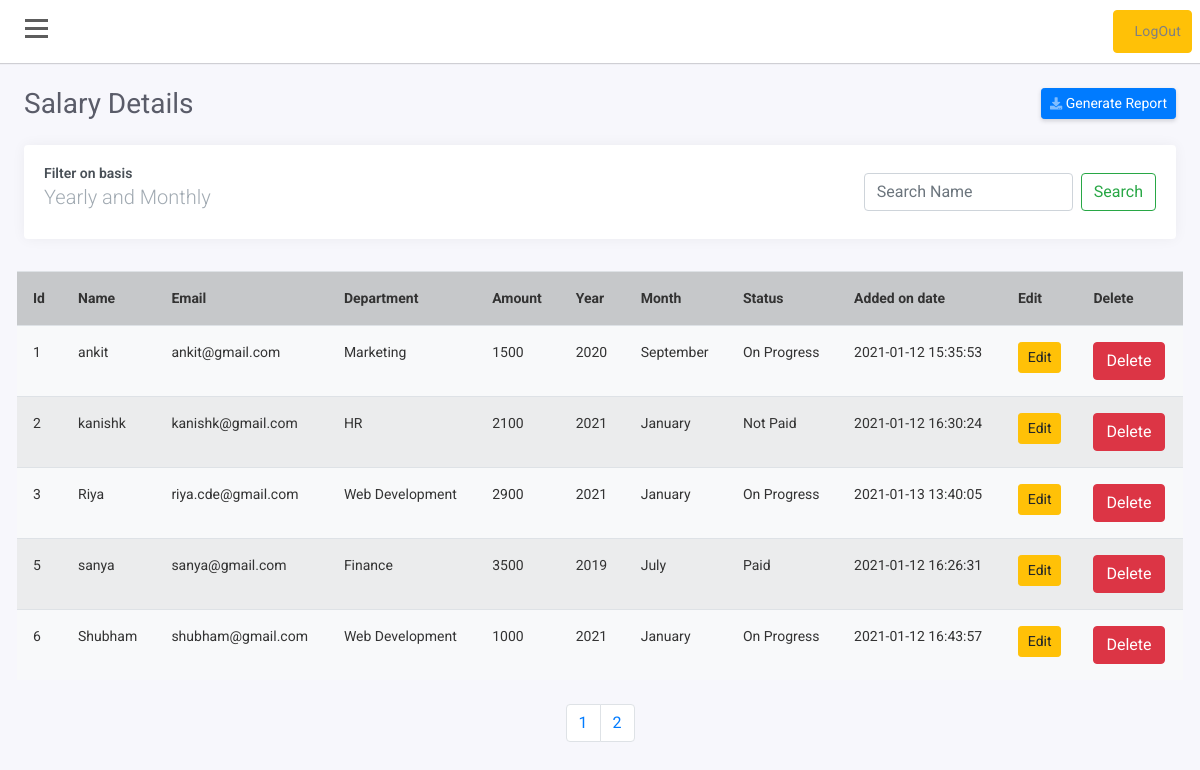
The page /admin/salary.php (signed in) on the database its author committed.
### tables this page shows
CREATE TABLE `salary` (
  `id` int(11) NOT NULL,
  `name` varchar(20) NOT NULL,
  `email` varchar(30) NOT NULL,
  `dept` varchar(200) DEFAULT NULL,
  `amount` int(11) NOT NULL,
  `year` year(4) NOT NULL,
  `month` varchar(10) NOT NULL,
  `status` varchar(15) NOT NULL,
  `date` timestamp NOT NULL DEFAULT current_timestamp()
);

### admin/salary.php (the view, shortened to what this page needs)
<?php
    $servername = "localhost";
    $username = "root";
    $password = "";
    $dbname = "intern";
    $conn = new mysqli($servername, $username, $password, $dbname);
    $page=$_GET["page"];
    if($page=="" || $page=="1"){
        $page1=0;
    }else{
        $page1=($page*5)-5;
    }
?>
<!doctype html>
<html lang="en">
<head>
    <link rel="stylesheet" href="https://stackpath.bootstrapcdn.com/bootstrap/4.1.3/css/bootstrap.min.css"
>
    <link rel="stylesheet" href="https://use.fontawesome.com/releases/v5.7.2/css/all.css"
>
    <link rel="stylesheet" href="css/style.css">
</head>
<body>
    <div id="wrapper">
        <div id="page-content-wrapper">
            <div id="content">
                <div class="container-fluid p-0 px-lg-0 px-md-0">
                    <nav class="navbar navbar-expand navbar-light my-navbar sticky-top">
                        <div type="button" id="bar" class="nav-icon1 hamburger animated fadeInLeft is-closed"
                            data-toggle="offcanvas">
                            <span></span>
                            <span></span>
                            <span></span>
                        </div>
                        <ul class="navbar-nav ml-auto">
                            <li class="nav-item" style="padding: 8px;">
                                <a href="logout.php" class="btn btn-warning">LogOut</a>
                            </li>
                        </ul>
                    </nav>
                    <div class="container-fluid px-lg-4">
                        <div class="row">
                            <div class="col-md-12 mt-lg-4 mt-4">
                                <div class="d-sm-flex align-items-center justify-content-between mb-4">
                                    <h1 class="h3 mb-0 text-gray-800">Salary Details</h1>
                                    <a href="#" class="d-none d-sm-inline-block btn btn-sm btn-primary shadow-sm"><i
                                            class="fas fa-download fa-sm text-white-50"></i> Generate Report</a>
                                </div>
                            </div>
                            <div class="col-md-12">
                                <div class="card">
                                    <div class="card-body">
                                        <div class="d-md-flex align-items-center">
                                            <div>
                                                <h4 class="card-title">Filter on basis</h4>
                                                <h5 class="card-subtitle">Yearly and Monthly</h5>
                                            </div>
                                            <div class="ml-auto">
                                                <form class="form-inline my-2 my-lg-0 ml-auto" method="post" action="">
                                                    <input class="form-control mr-sm-2" type="text" name="search"
                                                        placeholder="Search Name" aria-label="Search">
                                                    <button class="btn btn-outline-success my-2 my-sm-0"
                                                        type="submit">Search</button>
                                                </form>
                                            </div>
                                        </div>
                                    </div>
                                </div>
                            </div>
                            <div class="col-md-12 table-responsive p-2">
                                <table class="table table-striped bg-light small p-2">
                                    <tr class="table-dark">
                                        <th>Id</th>
                                        <th>Name</th>
                                        <th>Email</th>
                                        <th>Department</th>
                                        <th>Amount</th>
                                        <th>Year</th>
                                        <th>Month</th>
                                        <th>Status</th>
                                        <th>Added on date</th>
                                        <th>Edit</th>
                                        <th>Delete</th>
                                    </tr>
                                    <?php
                                    if($_SESSION['legitDepartment']=='ALL'){
                                        if(isset($_POST['search'])){
                                            $searchKey=$_POST['search'];
                                            $sql = "SELECT * FROM `salary` where (`id` like '%$searchKey%'
                                            OR `name` like '%$searchKey%' OR `email` like '%$searchKey%' OR `dept` like '%$searchKey%' OR `month` like '%$searchKey%'
                                            OR `year` like '%$searchKey%' OR `status` like '%$searchKey%' OR `amount` like '%$searchKey%' )";
                                        }else{
                                            $sql = "SELECT * FROM `salary` limit $page1,5";
                                        }
                                    }
                                            $data = mysqli_query($conn,$sql);
                                           while($res = mysqli_fetch_array($data)){
                                            ?>
                                    <tr class="text-dark">
                                        <td> <?php echo $res['id'];  ?> </td>
                                        <td> <?php echo $res['name'];  ?> </td>
                                        <td> <?php echo $res['email'];  ?> </td>
                                        <td> <?php echo $res['dept'];  ?> </td>
                                        <td> <?php echo $res['amount'];  ?> </td>
                                        <td> <?php echo $res['year'];  ?> </td>
                                        <td> <?php echo $res['month'];  ?> </td>
                                        <td> <?php echo $res['status'];  ?> </td>
                                        <td> <?php echo $res['date'];  ?> </td>
                                        <td>
                                            <button type="button"
                                                class="btn btn-sm btn-warning btn-block editbtn">Edit</button>
                                        </td>
                                        <td>
                                            <button class="btn-danger btn text-primary"><a
                                                    href="./deletesalary.php? id=<?php echo $res['id']; ?>"
                                                    class="text-white">Delete</a></button>
                                        </td>
                                    </tr>
                                    <?php
                                                }
                                            ?>
                                </table>
                            </div>
                            <div class="text-center col-lg-12">
                                <nav aria-label="Page navigation example" class="text-center">
                                    <ul class="pagination justify-content-center">
                                        <?php
                                    if(isset($_POST['search'])){
                                        $searchKey=$_POST['search'];
                                        $sql = "SELECT * FROM salary WHERE name LIKE '%$searchKey%' ORDER BY date DESC";
                                    }else{
                                        $sql = "SELECT * FROM salary";
                                    }
                                        $data = mysqli_query($conn,$sql);
                                        if($data){
                                            $row=mysqli_num_rows($data);
                                            $a=$row/5;
                                            $a=ceil($a);
                                            for($b=1;$b<=$a;$b++){
                                                echo '<li class="page-item"><a class="page-link" href="salary.php?page='.$b.'">'.$b.'</a></li>';
                                            }
                                        }
                                        ?>
                                    </ul>
                                </nav>
                            </div>
                        </div>
                    </div>
                </div>
            </div>
        </div>
    </div>
</body>
</html>

### admin/css/style.css (style rules this page uses)
body { position: relative; overflow-x:hidden; background: #f7f7fc; font-family: 'Roboto', sans-serif; }
body, html { height: 100%; }
.navbar-nav > li > a ,.submenu-box ul li a { color:gray!important; text-transform: capitalize; font-size: 14px; padding:10px 10px 10px 20px!important; display: block; font-weight: 400; position: relative; z-index: 2; font-family: 'Roboto', sans-serif; letter-spacing: .2px; }
.navbar-nav li { display:block!important; margin:2px 0px; }
#page-content-wrapper { width: 100%; transition: all 0.5s ease; }
.nav-icon1 { z-index: 999; position:relative; display: block; width:23px; margin:0px 30px 0px 25px; cursor:pointer; height: 25px; }
.nav-icon1 span { position:absolute; top:0; width:100%; height:3px; cursor:pointer; background-color:#5d5d5d; left:0; transform:rotate(0deg); transition:.30s ease-in-out; }
.nav-icon1 span:nth-of-type(1) { top:0; }
.nav-icon1 span:nth-of-type(2) { top:8px; }
.nav-icon1 span:nth-of-type(3) { top:16px; }
.my-navbar { padding:0px; background-color:white; box-shadow: 0 1px 1px 0 rgba(0,0,0,.16); }
.card { margin-bottom: 24px; border:none; box-shadow: 0 0 0.875rem 0 rgba(33,37,41,.05); }
.card-body { flex: 1 1 auto; min-height: 1px; padding: 1.25rem; }
.card-title { font-size: .875rem; color: #495057; }
.text-gray-800 { color: #5a5c69!important; font-size: 1.75rem; font-weight: 400; line-height: 1.2; }
.shadow-sm { box-shadow: 0 .125rem .25rem 0 rgba(58,59,69,.2)!important; }
.btn-sm { padding: .25rem .5rem; font-size: .875rem; line-height: 1.5; border-radius: .2rem; }
.card .card-title { position: relative; font-weight: 600; margin-bottom: 10px; }
.card .card-subtitle { font-weight: 300; margin-bottom: 10px; color: #a1aab2; margin-top: -0.375rem; }
.table td, .table th { padding: 1rem; font-size:14px; color:#333; vertical-align: top; border-top: 1px solid #dee2e6; }

### rows shown on the page
salary: id "1", name "ankit", email "ankit@gmail.com", dept "Marketing", amount "1500", year "2020", month "September", status "On Progress", date "2021-01-12 15:35:53"
salary: id "2", name "kanishk", email "kanishk@gmail.com", dept "HR", amount "2100", year "2021", month "January", status "Not Paid", date "2021-01-12 16:30:24"
salary: id "3", name "Riya", email "riya.cde@gmail.com", dept "Web Development", amount "2900", year "2021", month "January", status "On Progress", date "2021-01-13 13:40:05"
salary: id "5", name "sanya", email "sanya@gmail.com", dept "Finance", amount "3500", year "2019", month "July", status "Paid", date "2021-01-12 16:26:31"
salary: id "6", name "Shubham", email "shubham@gmail.com", dept "Web Development", amount "1000", year "2021", month "January", status "On Progress", date "2021-01-12 16:43:57"
